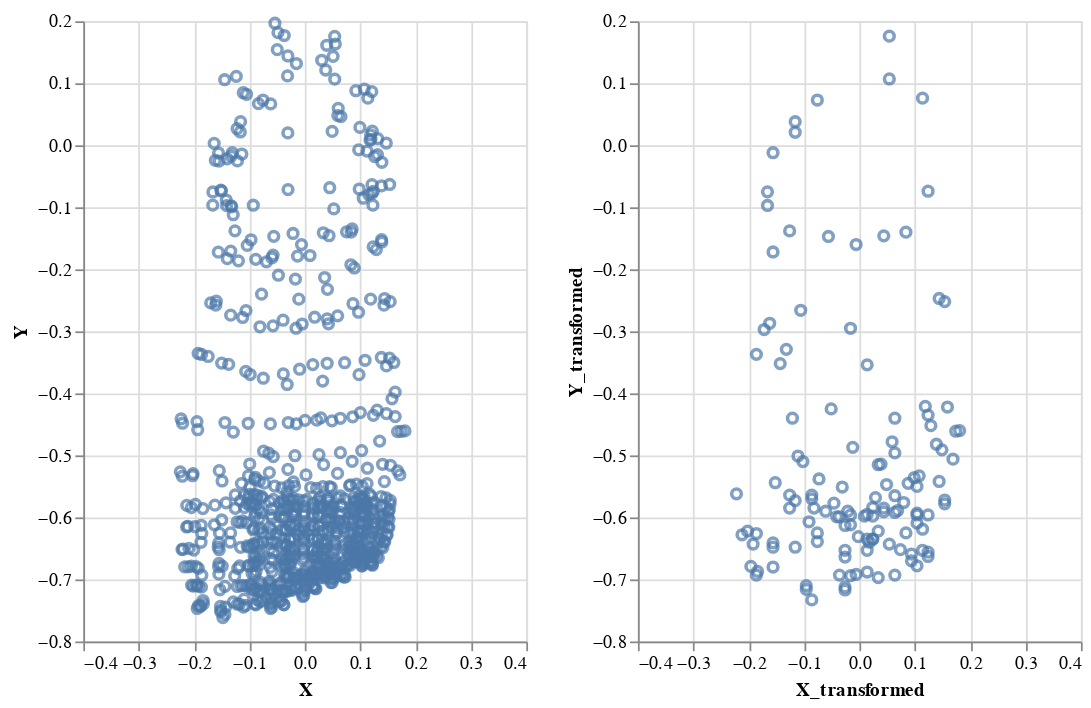

Write notebook code for a chart like this one.
### Code cell
xy_point | xy_point_new

### Figure 1 — Vega specification as saved in the notebook (floating-point values rounded to 4 significant figures; data arrays with more than 128 entries replaced by an {"elided": "..."} marker saying what was removed)
{"$schema": "https://vega.github.io/schema/vega/v5.json", "data": [{"name": "source_0", "values": {"elided": "800 records"}}, {"name": "source_1", "values": {"elided": "130 records"}}], "signals": [{"name": "childWidth", "value": 250}], "marks": [{"type": "group", "name": "concat_0_group", "encode": {"update": {"width": {"signal": "childWidth"}, "height": {"signal": "height"}}}, "marks": [{"type": "symbol", "name": "concat_0_marks", "from": {"data": "source_0"}, "encode": {"update": {"stroke": {"value": "#4c78a8"}, "opacity": {"value": 0.7}, "x": {"field": "X", "scale": "concat_0_x"}, "y": {"field": "Y", "scale": "concat_0_y"}, "fill": {"value": "transparent"}}}, "style": ["point"]}], "axes": [{"scale": "concat_0_x", "minExtent": 0, "grid": true, "domain": false, "ticks": false, "gridScale": "concat_0_y", "orient": "bottom", "labels": false, "aria": false, "tickCount": {"signal": "ceil(childWidth/40)"}, "maxExtent": 0, "zindex": 0}, {"scale": "concat_0_y", "zindex": 0, "labels": false, "orient": "left", "gridScale": "concat_0_x", "maxExtent": 0, "ticks": false, "tickCount": {"signal": "ceil(height/40)"}, "aria": false, "minExtent": 0, "domain": false, "grid": true}, {"scale": "concat_0_x", "orient": "bottom", "grid": false, "zindex": 0, "labelFlush": true, "labelOverlap": true, "tickCount": {"signal": "ceil(childWidth/40)"}, "title": "X"}, {"scale": "concat_0_y", "orient": "left", "title": "Y", "tickCount": {"signal": "ceil(height/40)"}, "zindex": 0, "grid": false, "labelOverlap": true}], "style": "cell"}, {"type": "group", "name": "concat_1_group", "encode": {"update": {"width": {"signal": "childWidth"}, "height": {"signal": "height"}}}, "marks": [{"type": "symbol", "name": "concat_1_marks", "from": {"data": "source_1"}, "encode": {"update": {"opacity": {"value": 0.7}, "stroke": {"value": "#4c78a8"}, "x": {"field": "X_transformed", "scale": "concat_1_x"}, "y": {"field": "Y_transformed", "scale": "concat_1_y"}, "fill": {"value": "transparent"}}}, "style": ["point"]}], "axes": [{"scale": "concat_1_x", "labels": false, "orient": "bottom", "grid": true, "domain": false, "maxExtent": 0, "minExtent": 0, "aria": false, "ticks": false, "tickCount": {"signal": "ceil(childWidth/40)"}, "gridScale": "concat_1_y", "zindex": 0}, {"scale": "concat_1_y", "zindex": 0, "orient": "left", "gridScale": "concat_1_x", "labels": false, "tickCount": {"signal": "ceil(height/40)"}, "aria": false, "minExtent": 0, "domain": false, "maxExtent": 0, "grid": true, "ticks": false}, {"scale": "concat_1_x", "grid": false, "title": "X_transformed", "labelFlush": true, "zindex": 0, "orient": "bottom", "labelOverlap": true, "tickCount": {"signal": "ceil(childWidth/40)"}}, {"scale": "concat_1_y", "tickCount": {"signal": "ceil(height/40)"}, "labelOverlap": true, "orient": "left", "zindex": 0, "grid": false, "title": "Y_transformed"}], "style": "cell"}], "scales": [{"name": "concat_0_x", "type": "linear", "domain": [-0.4, 0.4], "range": [0, {"signal": "childWidth"}], "zero": true}, {"name": "concat_0_y", "type": "linear", "domain": [-0.8, 0.2], "range": [{"signal": "height"}, 0], "zero": true}, {"name": "concat_1_x", "type": "linear", "domain": [-0.4, 0.4], "range": [0, {"signal": "childWidth"}], "zero": true}, {"name": "concat_1_y", "type": "linear", "domain": [-0.8, 0.2], "range": [{"signal": "height"}, 0], "zero": true}], "padding": 5, "layout": {"padding": 20, "bounds": "full", "align": "each"}, "background": "white", "height": 350}
